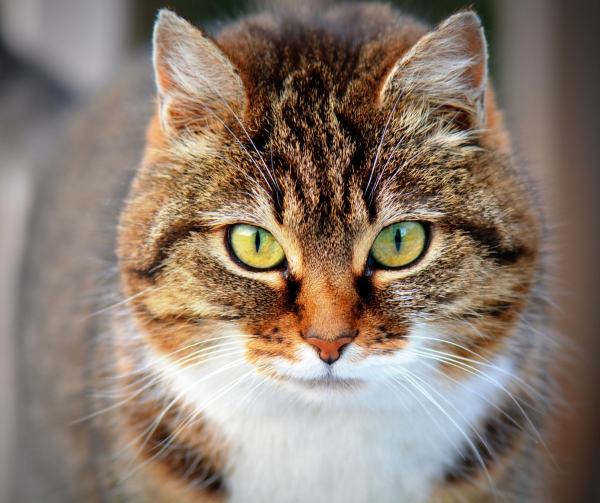
#> input picture Вебинары/Занятие 5/cat.jpeg, 1200 x 1006 px (shown at 1/2 size)
$ jupyter execute --allow-errors 'Математика_для_АД_(занятие_5).ipynb'   (shell and % lines are left out)
#> lines starting #> are read from the running program, lines starting #| are printed output that depends on the picture
## Занятие 5. Основы линейной алгебры.

[cell 1]
import numpy as np

import scipy.linalg as sl

### np.linalg или scipy.linalg?

"the normal rule is to just use scipy.linalg as it generally supports all of the numpy.linalg functionality and more"

[cell 2]
a = np.random.randn(2,3)
a

[cell 3]
b = np.random.randn(3,2)
b

Матричное умножение

[cell 4]
# a * b

[cell 5]
a @ b

Следим за размерностями

[cell 6]
c = np.random.randn(2,3)

#> (the rest of this cell did not finish here and is left out)

[cell 7]
a @ (c.T)

Ранг матрицы

[cell 8]
x = np.random.rand(2,3)
np.linalg.matrix_rank(x)

Определитель матрицы

#> (a cell that did not finish here is left out)

[cell 10]
x = np.random.rand(4,4)
np.linalg.det(x)

Собственные значения и собственные векторы оператора

[cell 11]
A = np.array([[-1,-6],[2,6]])
w, v = np.linalg.eig(A)

print('Первое собственное число и вектор:', w[0], v[:,0])
print('Второе собственное число и вектор:', w[1], v[:,1])

Исследуем оператор, заданной матрицей
$M = (\begin{smallmatrix} 3&1\\ 2&2 \end{smallmatrix})$

[cell 12]
M = np.array([[3,1], [2,2]])

Найти след и определитель оператора.

[cell 13]
# ваш код здесь

Найти собственные числа и собственные значения

[cell 14]
w, v = np.linalg.eig(M)
w, v

Нарисовать преобразование пространства (куда переходят базисные векторы), заданное оператором.

[cell 15]
import matplotlib.pyplot as plt

origin = np.array([[0, 0],[0, 0]]) # origin point

fig, ax = plt.subplots(nrows=1, ncols=2)

U = np.array([[1,0], [0,1]])
ax[0].quiver(*origin, U[:,0], U[:,1], color='g',scale=7)
ax[0].set_xlim([-1,1])
ax[0].set_ylim([-1,1])

V = np.array([[3,1], [2,2]])
ax[1].quiver(*origin, V[:,0], V[:,1], color='b',scale=7)
ax[1].set_xlim([-1,1])
ax[1].set_ylim([-1,1])

plt.show()
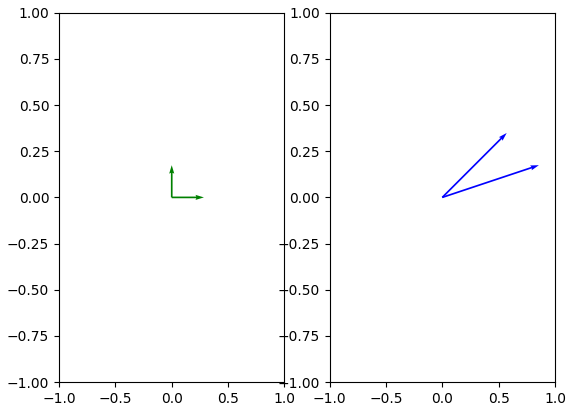
#> figure drawn by matplotlib, 2 panels

Нарисовать собственные векторы.

[cell 16]
Eig = np.array([v[:,0], v[:,1]])
plt.quiver(*origin, Eig[:,0], Eig[:,1], color='r',scale=7)
plt.show()
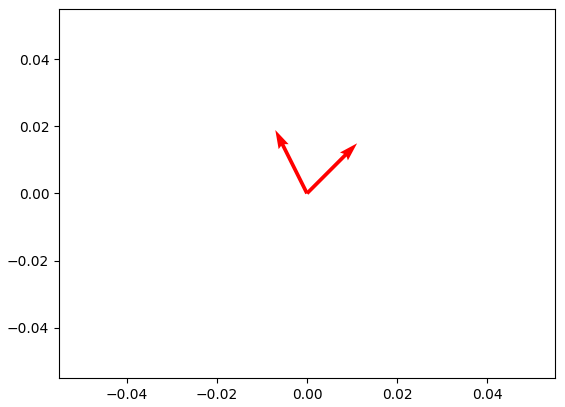
#> figure drawn by matplotlib, 1 panel

Проверим, что это собственные векторы.

[cell 17]
print(v[:,0])
print(M @ v[:,0])

[cell 18]
print(v[:,1])
print(M @ v[:,1])

### Упражнение

Задайте матрицами преобразования, изображенные ниже, предполагая, что мы преобразуем векторное пространство.

[cell 19]
from matplotlib.pyplot import imshow
import numpy as np
from PIL import Image

pil_im = Image.open('cat.jpeg', 'r')
#> pil_im is the input picture: PIL image 1200x1006 RGB; mean R, G, B 138.7, 122.6, 109.6
newsize = (300, 300)
pil_im = pil_im.resize(newsize)
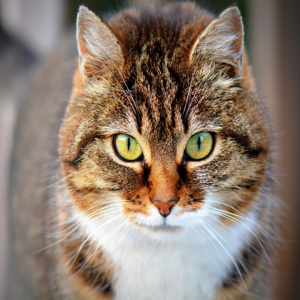
#> pil_im: PIL image 300x300 RGB; mean R, G, B 138.7, 122.6, 109.6
im_np = np.asarray(pil_im)
imshow(im_np)

[cell 20]
im2 = pil_im.rotate(90)
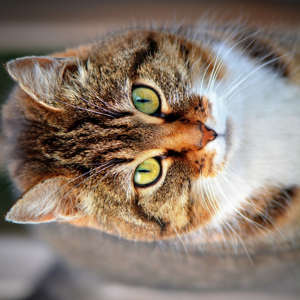
#> im2: PIL image 300x300 RGB; mean R, G, B 138.7, 122.6, 109.6
imshow(im2, cmap='gray')

[cell 21]
im3 = pil_im.rotate(60)
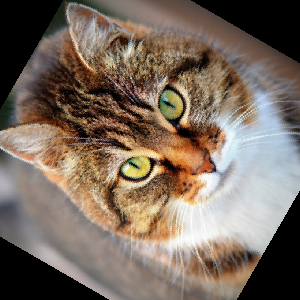
#> im3: PIL image 300x300 RGB; mean R, G, B 122.5, 107.6, 95.2
imshow(im3, cmap='gray')

[cell 22]
im4 = pil_im.resize((600,300))
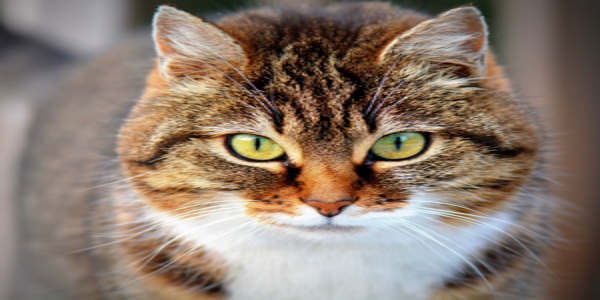
#> im4: PIL image 600x300 RGB; mean R, G, B 138.7, 122.6, 109.6
imshow(im4, cmap='gray')

[cell 23]
im5 = pil_im.resize((200,600))
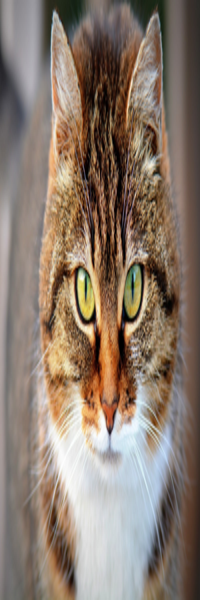
#> im5: PIL image 200x600 RGB; mean R, G, B 138.7, 122.6, 109.6
im5 = im5.rotate(-45)
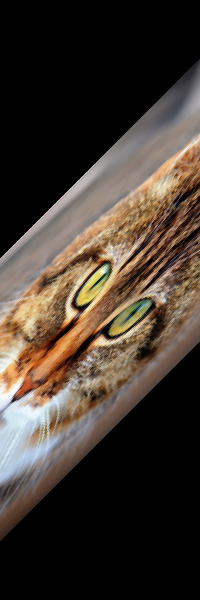
#> im5: PIL image 200x600 RGB; mean R, G, B 66.5, 56.3, 47.7
imshow(im5, cmap='gray')
